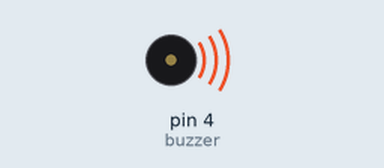
Recording of a sketch running on a simulated Arduino Uno, built with avr-gcc and run on an emulated ATmega328P. Parts: buzzer (waves = sounding, pin HIGH).

Above: at 1.0 s.
At 3.0 s:
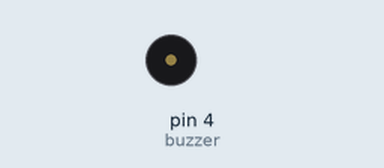
Timing chart, 0 to 5.2 s (numbered marks = the images above):
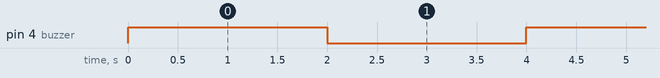

The sketch:

Buzzer.ino
```cpp
int buzzer = 4;
void setup() {
  pinMode(buzzer,OUTPUT);
}

void loop() {
  digitalWrite(buzzer,HIGH);
  delay(2000);
  digitalWrite(buzzer,LOW);
  delay(2000);
}
```

Measured:
- by itself, pin 4 (buzzer): alternates HIGH for 2.0 s and LOW for 2.0 s
